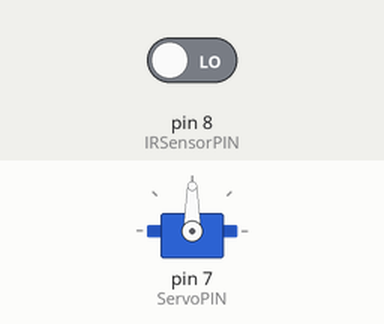
Recording of a sketch running on a simulated Arduino Uno, built with avr-gcc and run on an emulated ATmega328P. Shown: servo. The test bench sets the inputs (shaded band); at power-on: pin 8 (IRSensorPIN) LOW.

Above: at 0.1 s.
At 2.1 s:
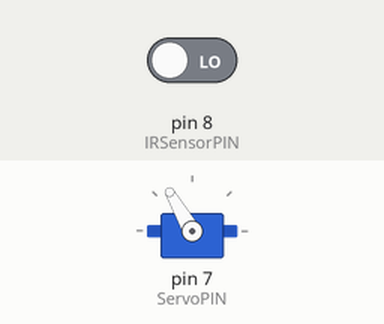
At 3.1 s:
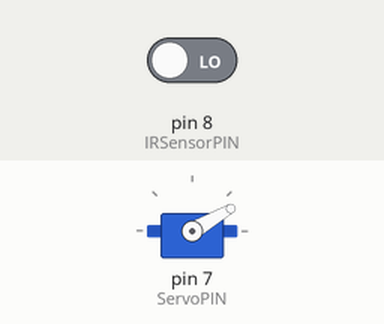
Timing chart, 0 to 4.6 s (numbered marks = the images above):
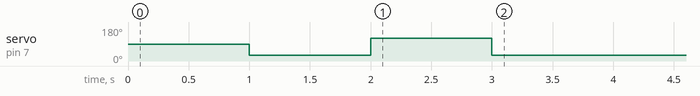

Measured:
- by itself, servo on pin 7 (ServoPIN): 90° → 30° at 1.0 s, → 120° 1.0 s later, → 30° 1.0 s later

The sketch:

arduino.ino
```cpp
#include <SoftwareSerial.h>
#include <Servo.h>


SoftwareSerial BTSerial(4, 5);
Servo ballServo;

#define ServoPIN 7
#define IRSensorPIN 8

#define ReleaseAngle 30
#define HoldAngle 120

const bool MOTOR_RELEASE = false;
const bool MOTOR_HOLD = true;

int targetDistance = 0;
int offset = 0;
float RPS = 0;

unsigned long int lastTime;
unsigned long int timeDif = 1;

bool IRpinFlag = false;
bool motorState = false;
bool lastMotorState = false;

void setup()
{
    //시리얼과 블루투스 시리얼 연결
    BTSerial.begin(9600);

    //모터 초기화 및 기본 테스트
    ballServo.attach(ServoPIN);
    delay(1000);
    ballServo.write(ReleaseAngle);
    delay(1000);
    ballServo.write(HoldAngle);
    delay(1000);
    ballServo.write(ReleaseAngle);
    motorState = MOTOR_RELEASE;

    //IR 센서 모드 설정
    pinMode(IRSensorPIN, INPUT);
    lastTime = millis();
}

void loop()
{
    getRPS();
    checkSerial();
    setMotor();
}

void getRPS()
{
    if(digitalRead(IRSensorPIN) == HIGH)
    {
        if(IRpinFlag == false)
        {
            IRpinFlag = true;
            timeDif = millis() - lastTime;

            RPS = 1.0f/timeDif;

            lastTime = millis();
        }
    }
    else
    {
        IRpinFlag = false;
    }
}

void checkSerial()
{
    char commandCode = BTSerial.read();

    switch (commandCode)
    {
        case 'D':
            //set distance
            int d1000 = BTSerial.read() - '0';
            int d100 = BTSerial.read() - '0';
            int d10 = BTSerial.read() - '0';
            int d1 = BTSerial.read() - '0';

            targetDistance = d1000 * 1000 + d100 * 100 + d10 * 10 + d1;
        break;

        case 'O':
            //set offset
            int o100 = BTSerial.read() - '0';
            int o10 = BTSerial.read() - '0';
            int o1 = BTSerial.read() - '0';

            offset = o100 * 100 + o10 * 10 + o1;
        break;

        case 'S':
            //shoot
            //code Here

        break;

        case 'G':
            //get Data
            char tmp[50];
            dtostrf(RPS, 5, 10, tmp);
            BTSerial.write(tmp);
        break;

        case 'H':
            //motor Hold
            motorState = MOTOR_HOLD;
        break;

        case 'R':
            //motor Release
            motorState = MOTOR_RELEASE;
        break;
    }
}

void setMotor()
{
    if(lastMotorState == motorState) { return; }
    if(motorState == MOTOR_HOLD)
    {
        ballServo.write(HoldAngle);
    }
    else
    {
        ballServo.write(ReleaseAngle);
    }
    lastMotorState = motorState;
}


/*
#include <SoftwareSerial.h> //블루투스 관련 라이브러리

SoftwareSerial BTSerial(4, 5); //RXD 4번핀, TXD 5번핀으로 이용
//R : Receive 수신, T : Transmit 송신

void setup()
{
    //블루투스와 시리얼을 초기화
    Serial.begin(9600);
    BTSerial.begin(9600);
}

void loop()
{
    //블루투스 -> 시리얼
    if(BTSerial.available())
        Serial.write(BTSerial.read());

    //시리얼 -> 블루투스
    if(Serial.available())
        BTSerial.write(Serial.read());
}
*/
```
